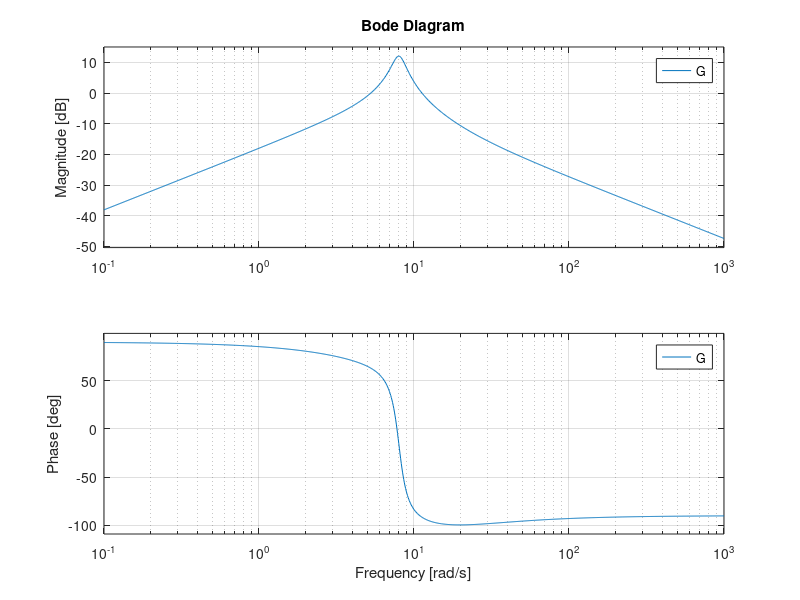

MATLAB code to generate this figure:
%Problem 2:

%General model: wn^2 / s^2+2zetawns+wn^2

wn = 8;
Zeta = 0.1;
%we'll say that Zeta = 0.1, since the overshoot is around +14dB
%Looking at the dots, there's 15 dots from 0 to 20, the graph stops at 10th
%dot. 20 * (10/15) = ~13.33. So we'll say it's +14 dB.

PercentOvershoot = 0.66;

% ts = 4/(zeta*wn)

ts = 2;

%tp = pi/wn*sqrt(1-zeta^2);

tp = 0.3947;

%There is a zero at 1 rad/s, adding a few things for slope compensation
%Frequency at 15 rad/s.
%Zero at 8 for steep slope

%G = (8*(s+15)*(s)*wn^2)/(15*(s^2+2*wn*Zeta*s+wn^2)(s+8));
%G = s^2+15s / s^3+9.6s^2+76.8s+512

K = wn^2;
H = 15;

G = tf([K 15*K 0],[1*H 9.6*H 76.8*H 512*H]);

bode(G)